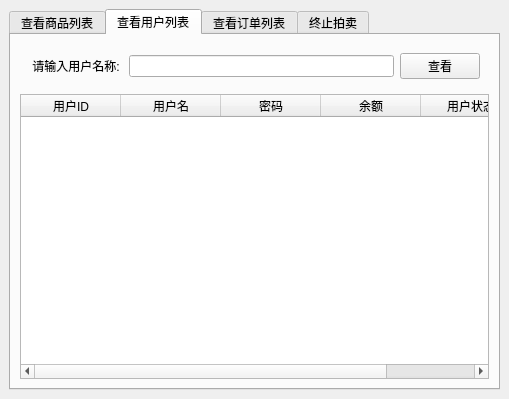
<?xml version="1.0" encoding="UTF-8"?>
<ui version="4.0">
 <class>AdminCenter</class>
 <widget class="QMainWindow" name="AdminCenter">
  <property name="geometry">
   <rect>
    <x>0</x>
    <y>0</y>
    <width>509</width>
    <height>399</height>
   </rect>
  </property>
  <property name="windowTitle">
   <string>MainWindow</string>
  </property>
  <widget class="QWidget" name="centralwidget">
   <layout class="QHBoxLayout" name="horizontalLayout_3">
    <item>
     <widget class="QTabWidget" name="tabWidget">
      <property name="currentIndex">
       <number>1</number>
      </property>
      <widget class="QWidget" name="tab">
       <attribute name="title">
        <string>查看商品列表</string>
       </attribute>
       <layout class="QVBoxLayout" name="verticalLayout_2">
        <item>
         <widget class="QWidget" name="widget" native="true">
          <layout class="QHBoxLayout" name="horizontalLayout">
           <item>
            <widget class="QLabel" name="label">
             <property name="text">
              <string> 请输入商品名称: </string>
             </property>
            </widget>
           </item>
           <item>
            <widget class="QLineEdit" name="lineEdit_commodity"/>
           </item>
           <item>
            <widget class="QPushButton" name="pushButton_commodity">
             <property name="text">
              <string> 查看</string>
             </property>
            </widget>
           </item>
          </layout>
         </widget>
        </item>
        <item>
         <widget class="QTableWidget" name="tableWidget">
          <column>
           <property name="text">
            <string>商品ID</string>
           </property>
          </column>
          <column>
           <property name="text">
            <string>商品名</string>
           </property>
          </column>
          <column>
           <property name="text">
            <string>底价</string>
           </property>
          </column>
          <column>
           <property name="text">
            <string>数量</string>
           </property>
          </column>
          <column>
           <property name="text">
            <string>发售日期</string>
           </property>
          </column>
          <column>
           <property name="text">
            <string>商品状态</string>
           </property>
          </column>
         </widget>
        </item>
       </layout>
      </widget>
      <widget class="QWidget" name="tab_2">
       <attribute name="title">
        <string>查看用户列表</string>
       </attribute>
       <layout class="QVBoxLayout" name="verticalLayout_3">
        <item>
         <widget class="QWidget" name="widget_user" native="true">
          <layout class="QHBoxLayout" name="horizontalLayout_2">
           <item>
            <widget class="QLabel" name="label_2">
             <property name="text">
              <string> 请输入用户名称: </string>
             </property>
            </widget>
           </item>
           <item>
            <widget class="QLineEdit" name="lineEdit_user"/>
           </item>
           <item>
            <widget class="QPushButton" name="pushButton_2">
             <property name="text">
              <string>查看</string>
             </property>
            </widget>
           </item>
          </layout>
         </widget>
        </item>
        <item>
         <widget class="QTableWidget" name="tableWidget_2">
          <property name="editTriggers">
           <set>QAbstractItemView::NoEditTriggers</set>
          </property>
          <column>
           <property name="text">
            <string>用户ID</string>
           </property>
          </column>
          <column>
           <property name="text">
            <string>用户名</string>
           </property>
          </column>
          <column>
           <property name="text">
            <string>密码</string>
           </property>
          </column>
          <column>
           <property name="text">
            <string>余额</string>
           </property>
          </column>
          <column>
           <property name="text">
            <string>用户状态</string>
           </property>
          </column>
         </widget>
        </item>
       </layout>
      </widget>
      <widget class="QWidget" name="tab_3">
       <attribute name="title">
        <string>查看订单列表</string>
       </attribute>
       <layout class="QVBoxLayout" name="verticalLayout_4">
        <item>
         <widget class="QTableWidget" name="tableWidget_3">
          <property name="editTriggers">
           <set>QAbstractItemView::NoEditTriggers</set>
          </property>
          <column>
           <property name="text">
            <string>订单ID</string>
           </property>
          </column>
          <column>
           <property name="text">
            <string>商品ID</string>
           </property>
          </column>
          <column>
           <property name="text">
            <string>卖家ID</string>
           </property>
          </column>
          <column>
           <property name="text">
            <string>买家ID</string>
           </property>
          </column>
          <column>
           <property name="text">
            <string>竞拍时间</string>
           </property>
          </column>
          <column>
           <property name="text">
            <string>竞拍价</string>
           </property>
          </column>
          <column>
           <property name="text">
            <string>订单状态</string>
           </property>
          </column>
         </widget>
        </item>
       </layout>
      </widget>
      <widget class="QWidget" name="tab_4">
       <attribute name="title">
        <string>终止拍卖</string>
       </attribute>
       <layout class="QVBoxLayout" name="verticalLayout_5">
        <item>
         <widget class="QWidget" name="widget_3" native="true">
          <layout class="QHBoxLayout" name="horizontalLayout_4">
           <item>
            <spacer name="horizontalSpacer">
             <property name="orientation">
              <enum>Qt::Horizontal</enum>
             </property>
             <property name="sizeHint" stdset="0">
              <size>
               <width>40</width>
               <height>20</height>
              </size>
             </property>
            </spacer>
           </item>
           <item>
            <widget class="QPushButton" name="pushButton_endAuction">
             <property name="text">
              <string> 确认终止拍卖</string>
             </property>
            </widget>
           </item>
           <item>
            <spacer name="horizontalSpacer_2">
             <property name="orientation">
              <enum>Qt::Horizontal</enum>
             </property>
             <property name="sizeHint" stdset="0">
              <size>
               <width>40</width>
               <height>20</height>
              </size>
             </property>
            </spacer>
           </item>
          </layout>
         </widget>
        </item>
        <item>
         <widget class="QWidget" name="widget_2" native="true">
          <layout class="QVBoxLayout" name="verticalLayout">
           <item>
            <widget class="QLabel" name="label_3">
             <property name="font">
              <font>
               <family>仿宋</family>
               <pointsize>15</pointsize>
              </font>
             </property>
             <property name="text">
              <string>竞拍结果显示</string>
             </property>
             <property name="alignment">
              <set>Qt::AlignCenter</set>
             </property>
            </widget>
           </item>
          </layout>
         </widget>
        </item>
        <item>
         <widget class="QTableWidget" name="tableWidget_4">
          <property name="autoFillBackground">
           <bool>false</bool>
          </property>
          <property name="editTriggers">
           <set>QAbstractItemView::NoEditTriggers</set>
          </property>
          <column>
           <property name="text">
            <string>订单ID</string>
           </property>
          </column>
          <column>
           <property name="text">
            <string>商品ID</string>
           </property>
          </column>
          <column>
           <property name="text">
            <string>卖家ID</string>
           </property>
          </column>
          <column>
           <property name="text">
            <string>买家ID</string>
           </property>
          </column>
          <column>
           <property name="text">
            <string>商品名称</string>
           </property>
          </column>
          <column>
           <property name="text">
            <string>竞拍时间</string>
           </property>
          </column>
          <column>
           <property name="text">
            <string>竞拍价</string>
           </property>
          </column>
          <column>
           <property name="text">
            <string>竞拍结果</string>
           </property>
          </column>
         </widget>
        </item>
       </layout>
      </widget>
     </widget>
    </item>
   </layout>
  </widget>
 </widget>
 <resources/>
 <connections/>
</ui>
